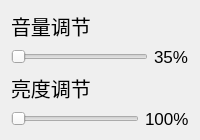
          <widget class="QWidget" name="tab_13">
           <attribute name="title">
            <string>音量</string>
           </attribute>
           <layout class="QGridLayout" name="gridLayout_19">
            <item row="0" column="0">
             <layout class="QHBoxLayout" name="horizontalLayout_25">
              <item>
               <widget class="QLabel" name="label_19">
                <property name="font">
                 <font>
                  <pointsize>15</pointsize>
                 </font>
                </property>
                <property name="styleSheet">
                 <string notr="true"/>
                </property>
                <property name="text">
                 <string>音量调节</string>
                </property>
               </widget>
              </item>
              <item>
               <spacer name="horizontalSpacer_16">
                <property name="orientation">
                 <enum>Qt::Horizontal</enum>
                </property>
                <property name="sizeHint" stdset="0">
                 <size>
                  <width>40</width>
                  <height>20</height>
                 </size>
                </property>
               </spacer>
              </item>
             </layout>
            </item>
            <item row="1" column="0">
             <layout class="QHBoxLayout" name="horizontalLayout_24">
              <item>
               <widget class="Slider" name="volume_horizontalSlider">
                <property name="orientation">
                 <enum>Qt::Horizontal</enum>
                </property>
               </widget>
              </item>
              <item>
               <widget class="QLabel" name="volume_label">
                <property name="font">
                 <font>
                  <pointsize>13</pointsize>
                 </font>
                </property>
                <property name="text">
                 <string>35%</string>
                </property>
               </widget>
              </item>
             </layout>
            </item>
            <item row="2" column="0">
             <layout class="QHBoxLayout" name="horizontalLayout_26">
              <item>
               <widget class="QLabel" name="label_27">
                <property name="font">
                 <font>
                  <pointsize>15</pointsize>
                 </font>
                </property>
                <property name="text">
                 <string>亮度调节</string>
                </property>
               </widget>
              </item>
              <item>
               <spacer name="horizontalSpacer_17">
                <property name="orientation">
                 <enum>Qt::Horizontal</enum>
                </property>
                <property name="sizeHint" stdset="0">
                 <size>
                  <width>40</width>
                  <height>20</height>
                 </size>
                </property>
               </spacer>
              </item>
             </layout>
            </item>
            <item row="3" column="0">
             <layout class="QHBoxLayout" name="horizontalLayout_29">
              <item>
               <widget class="Slider" name="brightness_horizontalSlider">
                <property name="orientation">
                 <enum>Qt::Horizontal</enum>
                </property>
               </widget>
              </item>
              <item>
               <widget class="QLabel" name="brightness_label">
                <property name="font">
                 <font>
                  <pointsize>13</pointsize>
                 </font>
                </property>
                <property name="text">
                 <string>100%</string>
                </property>
               </widget>
              </item>
             </layout>
            </item>
           </layout>
          </widget>
